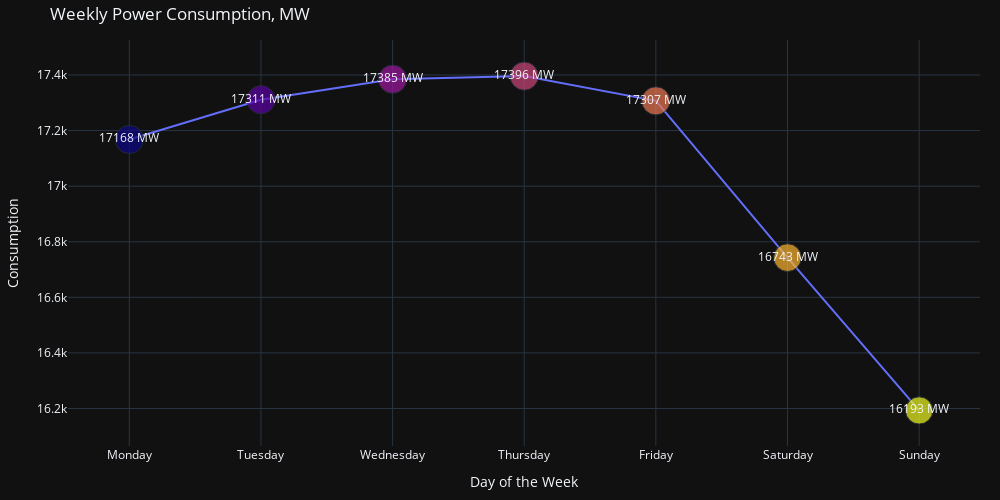

The notebook cell this image was saved under:
### Markdown cell above
### 5. Weekly Power Consumption

### Code cell
fig = px.scatter(df_5, x = 'weekday', y ='CONSUMPTION', size = 'CONSUMPTION', color = 'weekind', text="CONSUMPTION",
                 hover_name="weekday", hover_data=["CONSUMPTION"],
                 labels={"weekday": "Day of the Week", 'CONSUMPTION': "Consumption", 'hour': "Hour"}, template="plotly_dark")

fig.update_traces(marker_showscale=False, mode='lines+markers+text', texttemplate='%{text} MW')

fig.update_layout(
    title = "Weekly Power Consumption, MW",
    autosize=False,
    width=1000,
    height=500,
    margin=dict(l=20, r=20, t=40, b=20),
    yaxis=dict(
        tickmode="array",
    ),
)
fig.update_layout(coloraxis_showscale=False)
fig.update_xaxes(showspikes=True, spikethickness=1, spikesnap="cursor", spikemode="across")
fig.update_yaxes(showspikes=True, spikethickness=1)
fig.show()

### Figure 1 — Plotly figure (JSON) as saved in the notebook; plotly's stock layout.template omitted (floating-point values rounded to 4 significant figures)
{"data": [{"hovertemplate": "<b>%{hovertext}</b><br><br>Day of the Week=%{x}<br>Consumption=%{text}<br>weekind=%{marker.color}<extra></extra>", "hovertext": ["Monday", "Tuesday", "Wednesday", "Thursday", "Friday", "Saturday", "Sunday"], "legendgroup": "", "marker": {"color": [0, 1, 2, 3, 4, 5, 6], "coloraxis": "coloraxis", "showscale": false, "size": [17168, 17311, 17385, 17396, 17307, 16743, 16193], "sizemode": "area", "sizeref": 43.49, "symbol": "circle"}, "mode": "lines+markers+text", "name": "", "orientation": "v", "showlegend": false, "text": [17168, 17311, 17385, 17396, 17307, 16743, 16193], "texttemplate": "%{text} MW", "type": "scatter", "x": ["Monday", "Tuesday", "Wednesday", "Thursday", "Friday", "Saturday", "Sunday"], "xaxis": "x", "y": [17168, 17311, 17385, 17396, 17307, 16743, 16193], "yaxis": "y"}], "layout": {"autosize": false, "coloraxis": {"colorbar": {"title": {"text": "weekind"}}, "colorscale": [[0, "#0d0887"], [0.1111, "#46039f"], [0.2222, "#7201a8"], [0.3333, "#9c179e"], [0.4444, "#bd3786"], [0.5556, "#d8576b"], [0.6667, "#ed7953"], [0.7778, "#fb9f3a"], [0.8889, "#fdca26"], [1, "#f0f921"]], "showscale": false}, "height": 500, "legend": {"itemsizing": "constant", "tracegroupgap": 0}, "margin": {"b": 20, "l": 20, "r": 20, "t": 40}, "title": {"text": "Weekly Power Consumption, MW"}, "width": 1000, "xaxis": {"anchor": "y", "autorange": true, "domain": [0, 1], "range": [-0.4665, 6.463], "showspikes": true, "spikemode": "across", "spikesnap": "cursor", "spikethickness": 1, "title": {"text": "Day of the Week"}, "type": "category"}, "yaxis": {"anchor": "x", "autorange": true, "domain": [0, 1], "range": [16070.0, 17530.0], "showspikes": true, "spikethickness": 1, "tickmode": "array", "title": {"text": "Consumption"}, "type": "linear"}}}
